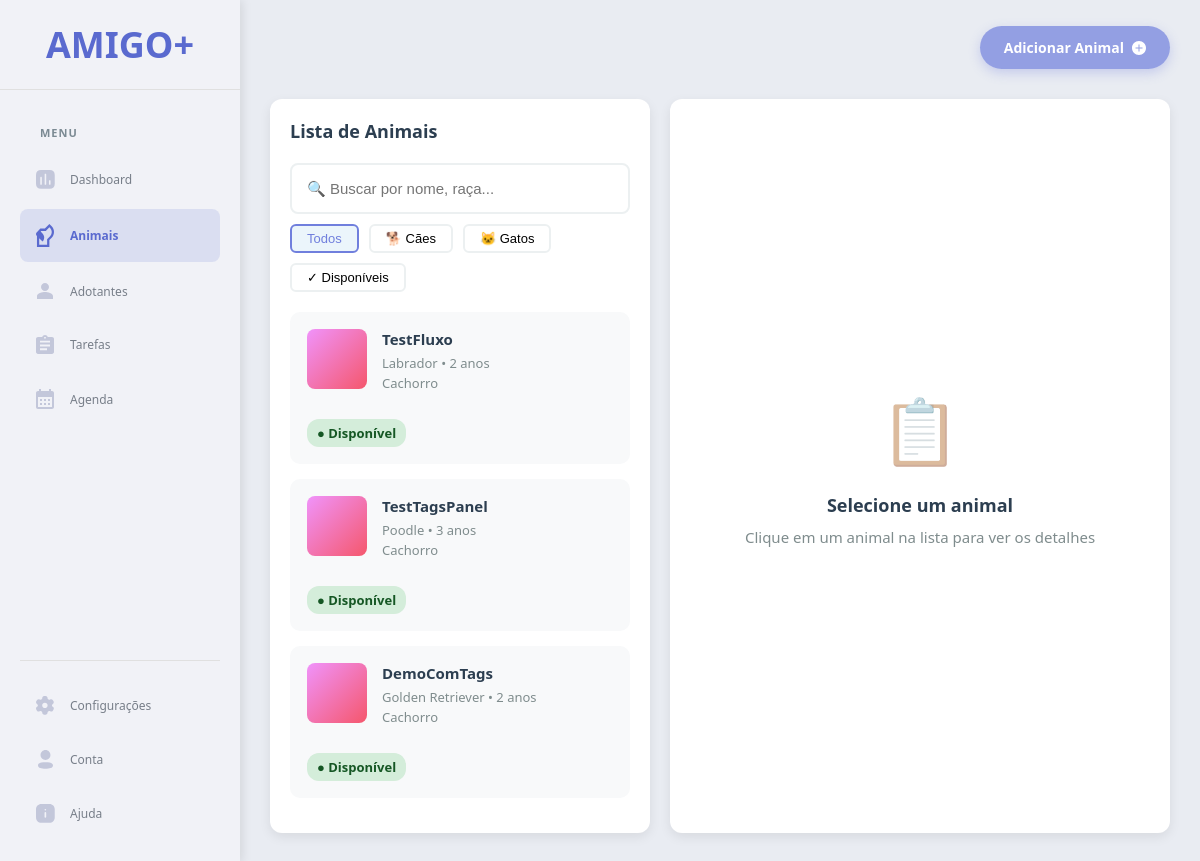
/animals, run on an earlier commit of the app's database.
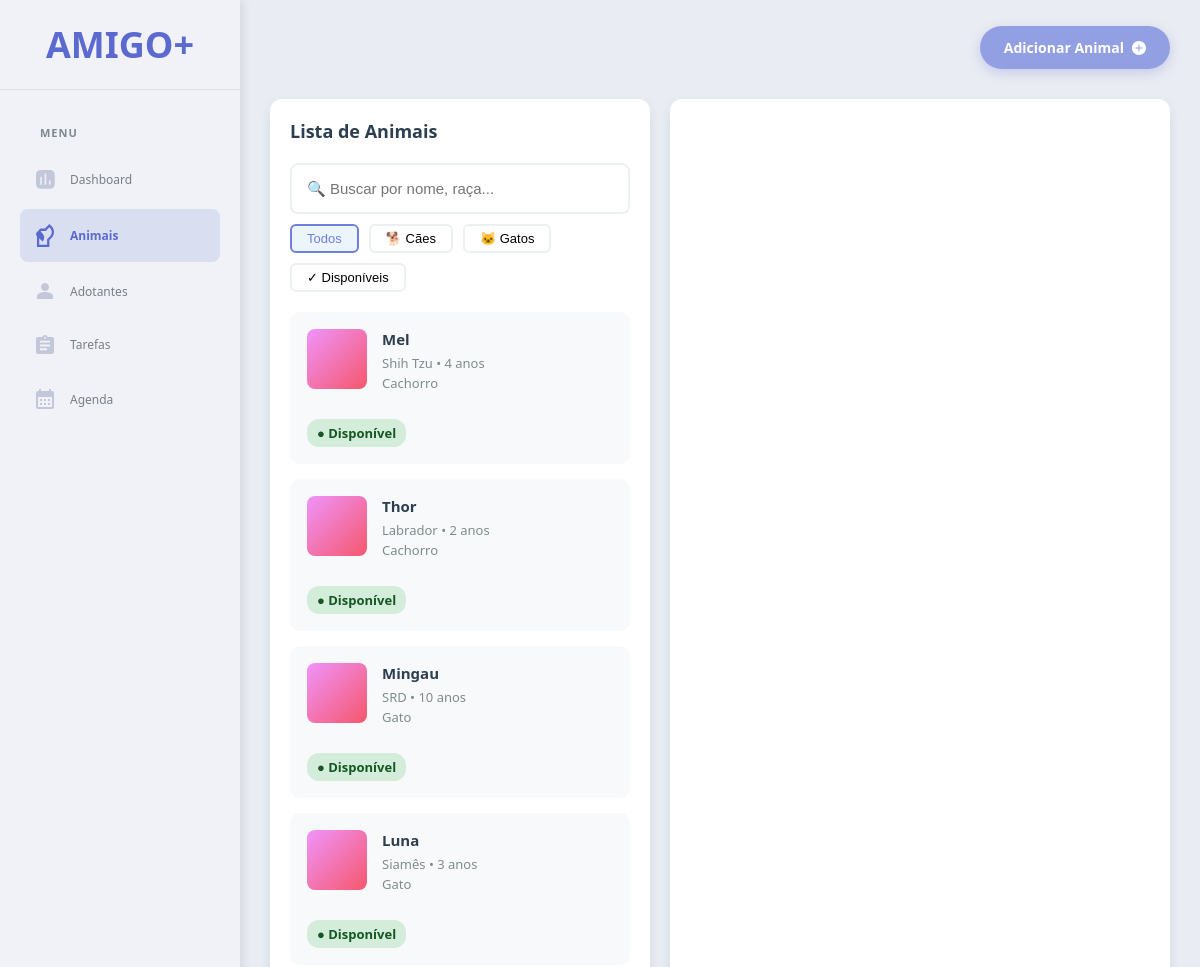
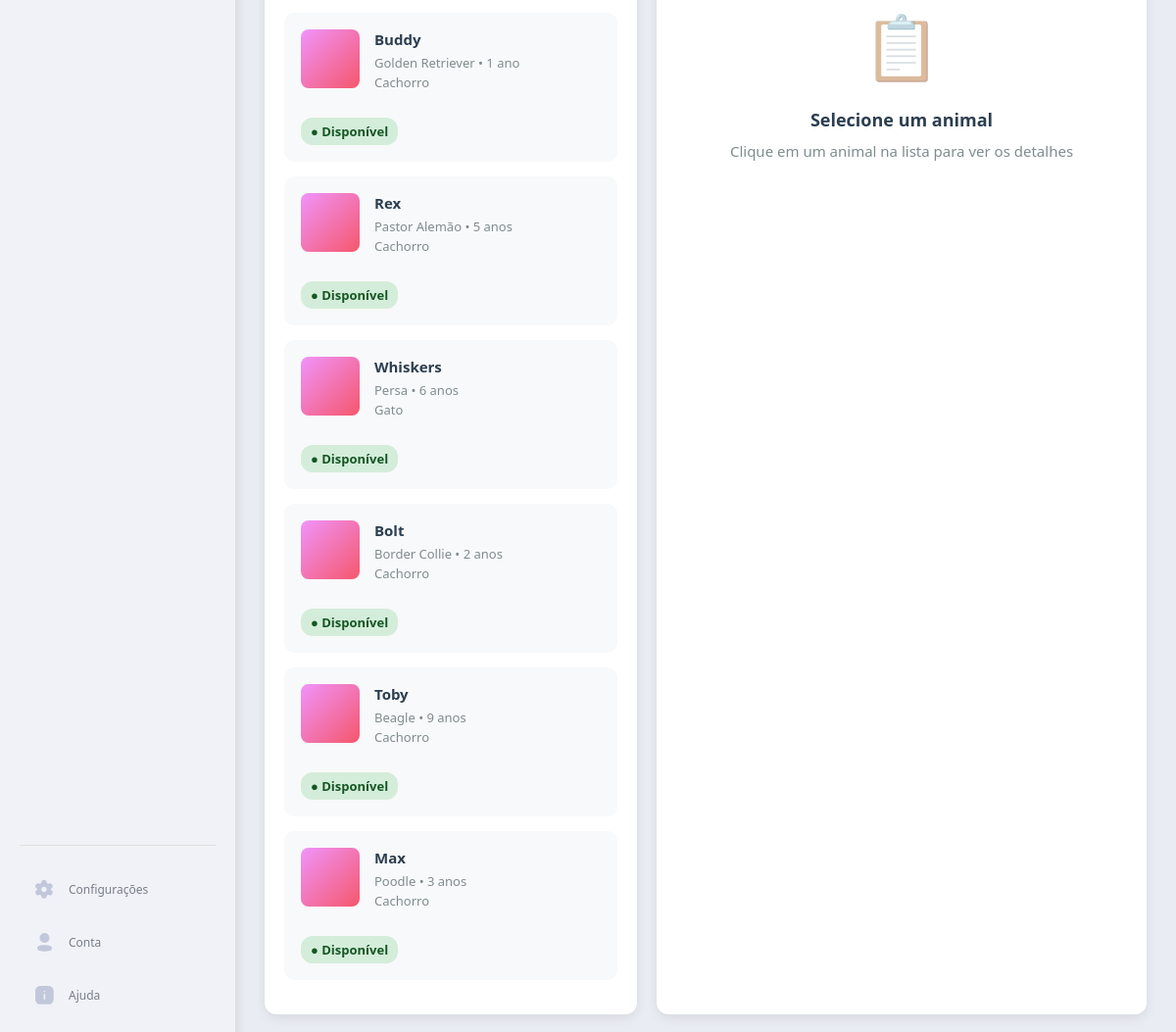
And on a later commit of the database (2 pictures, top to bottom).
### tables this page shows
CREATE TABLE animais
            (id INTEGER PRIMARY KEY,
            nome TEXT NOT NULL,
            idade INTEGER,
            raca TEXT,
            especie TEXT,
            saude TEXT,
            comportamento TEXT,
            data TEXT,
            status TEXT DEFAULT 'Disponível',
            tags TEXT,
            porte TEXT);

### main.py (the view)
@app.route('/animals')
def animals_page():
    animals = ler_animais()
    stats = get_dashboard_stats()
    return render_template(
        'animals.html',
        page='animals',
        animals=animals,
        total_animals=stats['total_animals'],
        pending_tasks=stats['pending_tasks'],
        in_treatment=stats['in_treatment']
    )

### TAREFAS_CRUD.py (called while the page is built)
def ler_tarefas():
    conn = sqlite3.connect(BANCO)
    conn.row_factory = sqlite3.Row
    cur = conn.cursor()
    cur.execute("SELECT * FROM tarefas")
    tarefas = []
    linhas = cur.fetchall()
    for row in linhas:
        tarefa_dict = dict(row)
        tarefas.append(tarefa_dict)
    conn.close()
    return tarefas

### animal_crud.py (called while the page is built)
def parsear_comportamento(comportamento_str):
    if not comportamento_str:
        return {}
    try:
        return json.loads(comportamento_str)
    except (json.JSONDecodeError, TypeError):
        return {}

def ler_animais():
    conn = sqlite3.connect(BANCO)
    conn.row_factory = sqlite3.Row
    cur = conn.cursor()
    cur.execute("SELECT * FROM animais")
    linhas = cur.fetchall()
    animais = []
    for row in linhas:
        animal_dict = dict(row)
        animal_dict = preparar_animal_dict(animal_dict)
        animais.append(animal_dict)
    conn.close()
    return animais

### main.py (called while the page is built, shortened)
def ordenar_tarefas_por_urgencia(tarefas):
    tarefas_ordenadas = []
    tarefas_copia = tarefas.copy()
    def obter_dias_numericos(tarefa):
        return tarefa['dias_numericos']
    tarefas_ordenadas = sorted(tarefas_copia, key=obter_dias_numericos)
    return tarefas_ordenadas

### templates/animals.html (shortened to what this page needs)
{% extends "base.html" %}
{% block content %}
<button class="btn-floating-add" onclick="openModal('addAnimalModal')">
    <span class="btn-text">Adicionar Animal</span>
    <svg xmlns="http://www.w3.org/2000/svg" width="14" height="14" viewBox="0 0 14 14" fill="none">
        <path d="M7 0C3.13 0 0 3.13 0 7C0 10.87 3.13 14 7 14C10.87 14 14 10.87 14 7C14 3.13 10.87 0 7 0ZM10.5 7.5H7.5V10.5H6.5V7.5H3.5V6.5H6.5V3.5H7.5V6.5H10.5V7.5Z" fill="white"/>
    </svg>
</button>
<div class="content-area">
    <div class="animal-list">
        <div class="list-header">
            <h2>Lista de Animais</h2>
            <input
                type="text"
                class="search-box"
                id="searchAnimals"
                placeholder="🔍 Buscar por nome, raça..."
            >
            <div class="filters">
                <button class="filter-btn active" data-filter="all">Todos</button>
                <button class="filter-btn" data-filter="dog">🐕 Cães</button>
                <button class="filter-btn" data-filter="cat">🐱 Gatos</button>
                <button class="filter-btn" data-filter="available">✓ Disponíveis</button>
            </div>
        </div>
        <div id="animalList">
            {% for animal in animals %}
            <div class="animal-card" data-animal-id="{{ animal.id }}" data-especie="{{ animal.especie.lower() }}" onclick="carregarDetalhesAnimal({{ animal.id }})">
                <div class="animal-card-header">
                    <div
                        class="animal-photo"
                        style="background: linear-gradient(135deg, #f093fb 0%, #f5576c 100%);"
                    ></div>
                    <div class="animal-info">
                        <div class="animal-name">{{ animal.nome }}</div>
                        <div class="animal-details">{{ animal.raca }} • {{ animal.idade }} {% if animal.idade == 1 %}ano{% else %}anos{% endif %}</div>
                        <div class="animal-details">{{ animal.especie }}</div>
                    </div>
                </div>
                {% if animal.status == 'Em Processo' %}
                <span class="badge badge-process">● Em Processo</span>
                {% elif animal.status == 'Em Tratamento' %}
                <span class="badge badge-treatment">● Em Tratamento</span>
                {% else %}
                <span class="badge badge-available">● Disponível</span>
                {% endif %}
            </div>
            {% else %}
            <div class="empty-state">
                <div class="empty-icon">🐾</div>
                <div class="empty-text">Nenhum animal cadastrado</div>
                <div class="empty-subtext">Clique em "Adicionar Animal" para começar</div>
            </div>
            {% endfor %}
        </div>
    </div>
    <div class="detail-panel" id="detailPanel">
        <div class="empty-state">
            <div class="empty-icon">📋</div>
            <div class="empty-text">Selecione um animal</div>
            <div class="empty-subtext">Clique em um animal na lista para ver os detalhes</div>
        </div>
    </div>
</div>
{% endblock %}
{% block extra_css %}
<link rel="stylesheet" href="{{ url_for('static', filename='css/modal.css') }}">
{% endblock %}

What changed in the data, as far as the page shows it:
added animais: nome "Mel", raca "Shih Tzu", idade "4", shows "anos", especie "Cachorro", status "● Disponível"
added animais: nome "Thor", raca "Labrador", idade "2", shows "anos", especie "Cachorro", status "● Disponível"
changed animais: nome "TestFluxo" → "Mingau"; raca "Labrador" → "SRD"; idade "2" → "10"; especie "Cachorro" → "Gato"
changed animais: nome "TestTagsPanel" → "Luna"; raca "Poodle" → "Siamês"; especie "Cachorro" → "Gato"
changed animais "Golden Retriever": nome "DemoComTags" → "Buddy"; idade "2" → "1"; idade "anos" → "ano"
added animais: nome "Rex", raca "Pastor Alemão", idade "5", shows "anos", especie "Cachorro", status "● Disponível"
added animais: nome "Whiskers", raca "Persa", idade "6", shows "anos", especie "Gato", status "● Disponível"
added animais: nome "Bolt", raca "Border Collie", idade "2", shows "anos", especie "Cachorro", status "● Disponível"
added animais: nome "Toby", raca "Beagle", idade "9", shows "anos", especie "Cachorro", status "● Disponível"
added animais: nome "Max", raca "Poodle", idade "3", shows "anos", especie "Cachorro", status "● Disponível"
